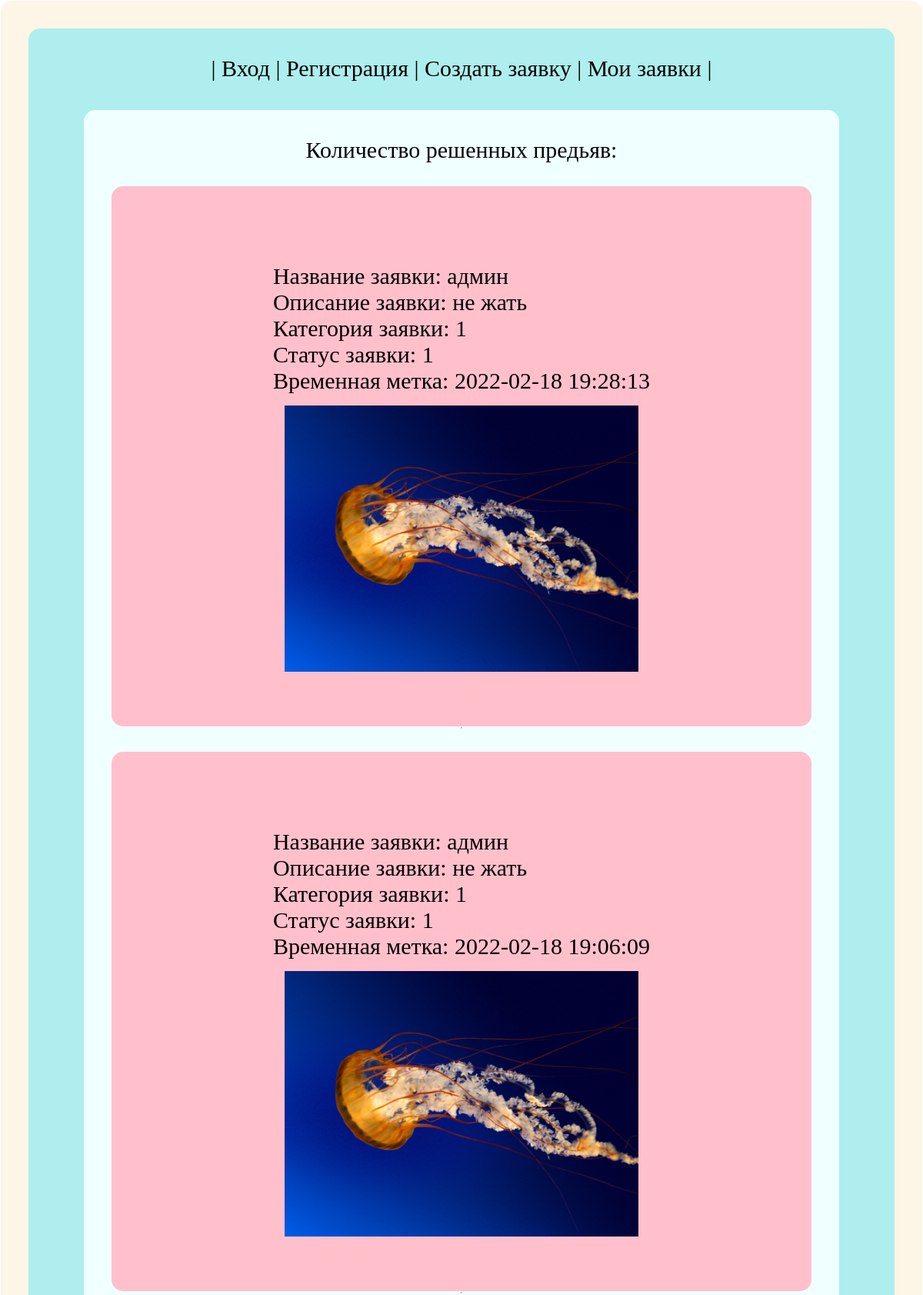
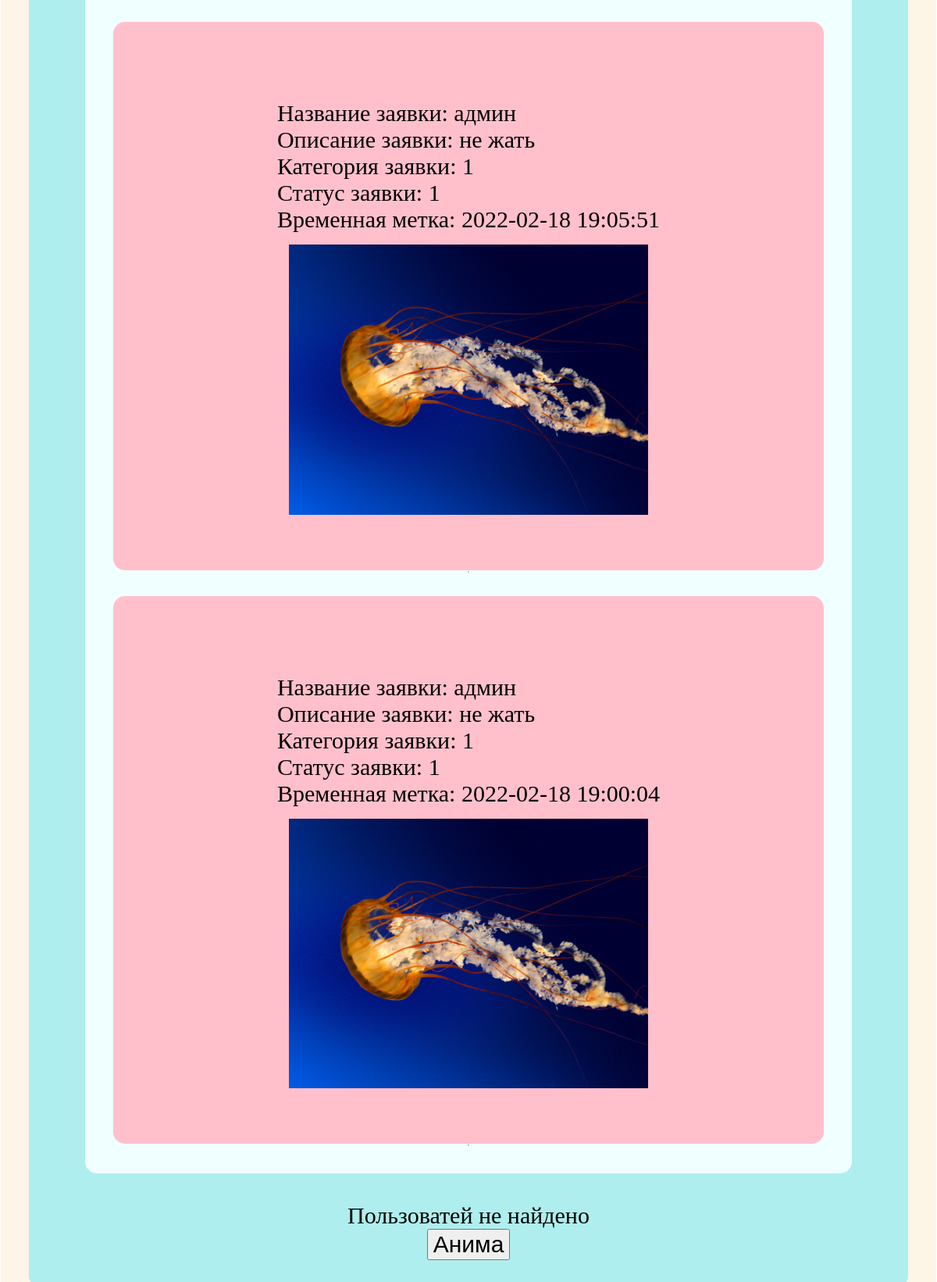
The page / on the database its author committed (2 pictures, top to bottom).
### tables this page shows
CREATE TABLE `task` (
  `id` int(11) NOT NULL,
  `id_user` int(11) NOT NULL,
  `id_category` int(11) NOT NULL,
  `name` text NOT NULL,
  `description` text NOT NULL,
  `link_photo` text NOT NULL,
  `date` timestamp NOT NULL,
  `id_status` int(11) NOT NULL,
  `link_photo_end` text
);

CREATE TABLE `status` (
  `id` int(11) NOT NULL,
  `name` text NOT NULL
);

CREATE TABLE `category` (
  `id` int(11) NOT NULL,
  `name` text NOT NULL
);

### get_users.php (the view, shortened to what this page needs)
<?php
    function Get_user() {
        require("./con_bd.php");
        $sql = "SELECT * FROM users WHERE
        id = '".$_SESSION['session']."'";
        $result = mysqli_query($mysqli, $sql);
        $dates = mysqli_fetch_assoc($result);
        if (isset($dates)) {
            foreach ($dates as $value) {
                echo $value." ";
            }
        } else {
            echo " Пользоватей не найдено ";
        }
    }
    function Get_Tasks() {
        require("./con_bd.php");
        $sql = "SELECT DISTINCT * FROM task
        INNER JOIN users on users.id = task.id_user
        INNER JOIN status on status.id = task.id_status
        INNER JOIN category on category.id = task.id_category
        ORDER BY date DESC LIMIT 4";
        $result = mysqli_query($mysqli, $sql);
        $dates = mysqli_fetch_all($result);
        if (isset($dates)) {
            foreach ($dates as $key) {
                echo "<div id='outer'>";
                echo "<div id='inner'>";
                echo "Название заявки: ".$key[3]."<br>";
                echo "Описание заявки: ".$key[4]."<br>";
                echo "Категория заявки: ".$key[16]."<br>";
                echo "Статус заявки: ".$key[18]."<br>";
                echo "Временная метка: ".$key[6]."<br>";
                echo "<img src='".$key[5]."' width='60%'>";
                echo "</div></div><hr>";
            }
        } else {
            echo " Пользоватей не найдено ";
        }
    }
?>

### index.php (shortened to what this page needs)
<!DOCTYPE html>
<html lang="en">
<head>
</head>
<body onload="Reload_Counter();">
    <div>
        <div>
            <p>
                <a href="form_login.html">
                    | Вход |
                </a>
                <a href="form_register.html">
                    Регистрация |
                </a>
                <a href="form_order.php">
                    Создать заявку |
                </a>
                <a href="form_tasks.php">
                    Мои заявки |
                </a>
            </p>
            <div>
                <div>
                    <?php
                        require("./get_users.php");
                        echo "<p>Количество решенных предьяв: <label id='status'></label></p>";
                        Get_Tasks();
                    ?>
                </div>
            </div>
            <?php
                Get_User();
            ?>
            <button onclick="Anima();">Анима</button>
</body>
</html>

### index.php (style rules this page uses)
* { margin: 0; font-size: 30px; }
img { margin-top: 15px; }
a { text-decoration: none; color:black; }
div { display: flex; flex-direction: column; background-color: oldlace; align-items: center; margin: 1px; padding: 35px; border-radius: 15px; }
div div { background-color: paleturquoise; }
div div div div { background-color: azure; }
div div div div div { background-color: pink; margin-top: 30px; }

### rows shown on the page
task: name "админ", description "не жать", id_status "1", id_category "1", date "2022-02-18 19:28:13", link_photo (picture)
task: name "админ", description "не жать", id_status "1", id_category "1", date "2022-02-18 19:06:09", link_photo (picture)
task: name "админ", description "не жать", id_status "1", id_category "1", date "2022-02-18 19:05:51", link_photo (picture)
task: name "админ", description "не жать", id_status "1", id_category "1", date "2022-02-18 19:00:04", link_photo (picture)
